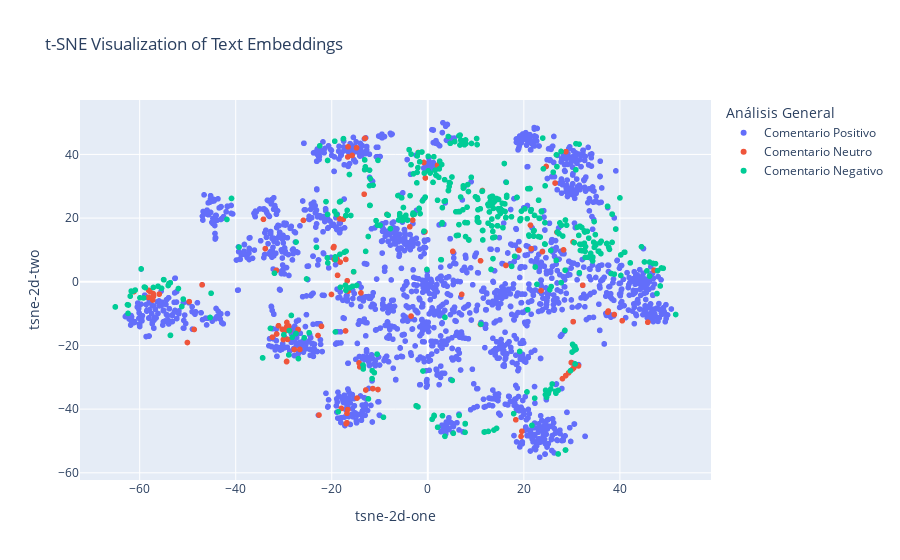

Notebook source saved alongside this figure:
### Code cell
# Agregar los componentes t-SNE al DataFrame
data['tsne-2d-one'] = embeddings_tsne[:, 0]
data['tsne-2d-two'] = embeddings_tsne[:, 1]

# Visualización interactiva con Plotly
fig = px.scatter(
    data,
    x='tsne-2d-one',
    y='tsne-2d-two',
    color='Análisis General',
    hover_data=['full_text_processed'],
    title='t-SNE Visualization of Text Embeddings'
)
fig.show()

### Figure 1 — Plotly figure (JSON) as saved in the notebook; plotly's stock layout.template omitted (floating-point values rounded to 4 significant figures; data arrays with more than 128 entries replaced by an {"elided": "..."} marker saying what was removed)
{"data": [{"customdata": {"elided": "2117x1 str values"}, "hovertemplate": "Análisis General=Comentario Positivo<br>tsne-2d-one=%{x}<br>tsne-2d-two=%{y}<br>full_text_processed=%{customdata[0]}<extra></extra>", "legendgroup": "Comentario Positivo", "marker": {"color": "#636efa", "symbol": "circle"}, "mode": "markers", "name": "Comentario Positivo", "showlegend": true, "type": "scattergl", "x": {"elided": "2117 float values"}, "xaxis": "x", "y": {"elided": "2117 float values"}, "yaxis": "y"}, {"customdata": [["@Jennihermoso https://t.co/8f91HmjS8a"], ["@Jennihermoso @Barca_Buzz English version?"], ["@XaviHern6_ @Jennihermoso https://t.co/Q1XSV9I9lc"], ["@Roldier @Jennihermoso pensaba que eras el reven y digo “coño que reformed está de repente” 😭"], ["@Jennihermoso Pensaba que estaba leyendo a @IreneMontero"], ["@Jennihermoso We werent in the MLS at 35 https://t.co/G9P1p48bdD"], ["@Jennihermoso Estos son los que se escandalizan por rubiales https://t.co/sBkbWD7vXj"], ["@Jennihermoso Hey, here is an English Translation for y'all What do you think about this? https://t.co/evz3j6oVCh"], ["@Jennihermoso English translation… https://t.co/2QQ6xnYHQ4"], ["@Jennihermoso https://t.co/fEY40M56sh"], ["@Jennihermoso Tienes que entrenar el lanzamiento de penalties. Lo lanzaste fatal.."], ["@Jennihermoso que opinas de mi once para esta jornada? https://t.co/1RExXdcaCq"], ["@SXTrece @Jennihermoso ¿Qué país?"], ["@Jennihermoso Prepárense para \"Joga Bonito\" x si no te Piqué sin Culé, Pero tengo mas hambre q el waka waka motakunka pa q después un distintivo en pantalones ni se disimule🫶❤️🔥🗿🧞♂️🌐"], ["@alexiaputellas @Jennihermoso 🫶"], ["@alexiaputellas @Jennihermoso Oye que de esto no habla o que, la cara tú💀 https://t.co/5BKNCxtskd"], ["@alexiaputellas @Jennihermoso Reúne a los vengadores y acaba con Thanos"], ["@alexiaputellas @Jennihermoso buenas alexia soy roncho"], ["@alexiaputellas @Jennihermoso https://t.co/KEGv5tTolm"], ["@Llourinho @alexiaputellas @Jennihermoso https://t.co/ZV5VuGP5ci"], ["@alexiaputellas @Jennihermoso Tebas and rubiales should resign today"], ["@alexiaputellas @Jennihermoso Dale ma' confía en mí Yo no soy tan malo como dicen No dejes que los hechos te aterroricen Deja que mis manos en tu espalda aterricen Que el olor de mis sábanas te hechice Que tu nivel haciéndolo Entre cuatro paredes divirtiéndonos Pide lo que quieras que esto no puede ser más… https://t.co/J1FZ4kIPJg"], ["@alexiaputellas @elandriuuu_ @Jennihermoso 🫶🏼"], ["@manuutinh0 @alexiaputellas @Jennihermoso https://t.co/IhILbKQkGm"], ["@alexiaputellas @Jennihermoso Madre"], ["@alexiaputellas @Jennihermoso Planificando el contraataque?"], ["@alexiaputellas @Jennihermoso https://t.co/zzQDqTBna3"], ["@alexiaputellas @Jennihermoso Rubiales aguantando por lo civil o lo criminal en su puesto: https://t.co/ZTkWQbmJqn"], ["@alexiaputellas @Jennihermoso HIJA ETERNA DE DON JORGE VILDA https://t.co/aU3IBZuEHI"], ["@alexiaputellas @Jennihermoso Es increible!"], ["@alexiaputellas @Jennihermoso @GaryLineker"], ["@alexiaputellas @Jennihermoso OjO a todos que aplauden. Mañana puede ser la nueva víctima que llevar a la hoguera."], ["@alexiaputellas @Jennihermoso Tengo un amigo que busca trabajo ya … https://t.co/GVlORry8J6"], ["@alexiaputellas @Jennihermoso PUES VALE"], ["@alexiaputellas @Jennihermoso https://t.co/QewkWSviNX"], ["@alexiaputellas @Jennihermoso Todo vale para hacer daño España"], ["@alexiaputellas @Jennihermoso S’ha acabat quina cosa? Deixareu la selecció espanyola totes les jugadores?"], ["@futpro_es @SEFutbolFem @Jennihermoso Entonces como explicas esto ?"], ["@futpro_es @jonathanmartinz @SEFutbolFem @Jennihermoso Ese #seacabo me hace pensar que no ha sido la primera vez."], ["@futpro_es @ainhoar7 @SEFutbolFem @Jennihermoso Pim pam! I ara el Barça com ho farà per fer un segon comunicat? O deixarà de ser 'més que un club'?"], ["@futpro_es @SEFutbolFem @Jennihermoso @cucadellum em sembla que, si bé el contingut és impecable, necessiten amb urgència els teus serveis. Molt fort l’estilogràfica plantada entre ambdós documents…"], ["@futpro_es @SEFutbolFem @Jennihermoso @JoanLaportaFCB quin audios tenen? silenci..els valors.. @enricmasip5 ufffff.."], ["@AitanaBonmati Piular en català també estaria bé i diries el mateix."], ["@AitanaBonmati @EsportudoW"], ["@AitanaBonmati Això vol dir que deixareu d'anar a la selecció mentre ell sigui president?"], ["@AitanaBonmati Hauries de renunciar a la selecció nyola avui mateix."], ["@AitanaBonmati @TOSLI13 Tenéis que dejar de ir todas a la selección y si vuestros compañeros tuvieran un poco de decencia, tendrían que hacer lo mismo"], ["@AitanaBonmati Ja no hi ha cap partit amb Espanya abans de la elecció de la pilota d'or soposo. Què opines del comunicat del teu club?"], ["@AitanaBonmati Lo que teneis que hacer es no jugar mas con la selección hasta que se resuelva"], ["@AitanaBonmati … ahora se entiende la razón de los mails"], ["@catacoll2001 @Jennihermoso catalina🫡"], ["@catacoll2001 @Jennihermoso 🫡🫡"], ["@catacoll2001 @Jennihermoso !!!!"], ["@catacoll2001 @laiamarques @Jennihermoso @JoanLaportaFCB Això,Joan,això."], ["@catacoll2001 @PoblaSanti @Jennihermoso Ho sou!"], ["@catacoll2001 @_alvarito_18 @Jennihermoso Y si seguis los pasos de @BorjaIglesias9 …"], ["@catacoll2001 @CarlosTuilla @Jennihermoso @chemapalacian"], ["@catacoll2001 @Itxi_Iri @Jennihermoso Eso es lo más triste de todo.."], ["@catacoll2001 @Jennihermoso Con Jenni o con la presión social?"], ["@catacoll2001 @Jennihermoso Tendríais que salir todas a decir que se acabó la selección como.ha hecho @BorjaIglesias9."], ["@catacoll2001 @Jennihermoso Pos feu lo mateix que Borja Iglesias"], ["@7olgacarmona @desselebrada @Jennihermoso cc @tortondo"], ["@ale_2572 ¿Me sigues solo para decirme cómo debo pensar o lo que puedo publicar? He escrito hoy un post. Y no, no tolero imposición alguna ni de tu parte ni de ningún ministro o ministra. He sido crítica con Montero cuando he debido y la he aplaudido cuando he considerado. Y lo soy también…"], ["@7olgacarmona @Jennihermoso goatga"], ["@7olgacarmona @Jennihermoso 🫡©️🫶🤍"], ["@7olgacarmona @Jennihermoso 🫡🤍💛"], ["@7olgacarmona @Jennihermoso 🥹🥹🥹❤️"], ["@7olgacarmona @Jennihermoso No jodas, que le han hecho?"], ["@7olgacarmona @Jennihermoso @Pun_freak"], ["@atheeneeaa_10 @Jennihermoso @SportyBetNG why can't I withdraw the money in my sportybet account??? Since yesterday I've been trying to withdraw but to no avail. please do something"], ["@atheeneeaa_10 @Jennihermoso Anyone knows who won the worldcup?"], ["@atheeneeaa_10 @Jennihermoso A ver si es verdad esta vez…"], ["@atheeneeaa_10 @Jennihermoso https://t.co/QFOcLul0iL"], ["@atheeneeaa_10 @pixelillo @Jennihermoso @BiancaAguilar14"], ["@atheeneeaa_10 @Stillmanator @Jennihermoso What is going on 🤯"], ["@atheeneeaa_10 @ceciliaencina @Jennihermoso Renunciar todas, por favor. Es lo mínimo que podéis hacer.."], ["@atheeneeaa_10 @Jennihermoso Eing"], ["@atheeneeaa_10 @Jennihermoso Quien es ?"], ["@atheeneeaa_10 @Jennihermoso https://t.co/3YCgHLMZJ1"], ["@atheeneeaa_10 @Jennihermoso ¿Ya no ?"], ["@atheeneeaa_10 @Jennihermoso Eh?"], ["@atheeneeaa_10 @TrainerExtreme @Jennihermoso Próxima convocatoria rechazarla como ha hecho @BorjaIglesias9"], ["@marisabelrr1 @Jennihermoso Dilo"], ["@marisabelrr1 @Jennihermoso @Sfmu10 aquí y @atheeneeaa_10 también se pronunció"], ["@marisabelrr1 @Jennihermoso Entra al Gran Canaria con su camiseta hoy!!! Sería muy top!"], ["@marisabelrr1 @Jennihermoso Perece que va ser mentira lo que dijo el calvo😂"], ["@marisabelrr1 @Jennihermoso Casillas presidente."], ["@marisabelrr1 @Jennihermoso Ya era hora"], ["@marisabelrr1 @laiacopa @Jennihermoso Espero que a partir de ahora actueis todas unidas. Solo asi ganareis"], ["@Irene_Paredes4 @PabloEchenique @Jennihermoso No"], ["@Irene_Paredes4 @totalBarca @Jennihermoso @tipcoineth $tip"], ["@SalmaParalluelo @Jennihermoso CC @tortondo"], ["@SalmaParalluelo @Jennihermoso I feed the pigeons, I sometimes feed the sparrows too, it gives me a sense of enormous wellbeing (Parklife!)"], ["@SalmaParalluelo @Jennihermoso #TebasDimisión"], ["@SalmaParalluelo @Jennihermoso No has firmado el comunicado???"], ["@SalmaParalluelo @Jennihermoso @ISxviii شوفييي استلميها بالله ههههههههههههههههه"], ["@AFerrer_10 @Jennihermoso Ojala lo hubierais echo en su momento como lo hicieron las 12 sin miedo a nada, pero a día de hoy ya no tenéis q tener miedo alzar la voz de una vez por todas por las q lo hicieron por las q intentaron luchar y no fueron y por vosotras"], ["@AFerrer_10 @Jennihermoso Estas en Albacete hoy hace mucho calor"], ["@AFerrer_10 @Jennihermoso Justicia, libertad de espresión y libertad."], ["@AFerrer_10 @Jennihermoso Madre mía"], ["@AFerrer_10 @Jennihermoso Estoy de acuerdo. Pero puestos a que se empañe vuestro mundial merecidísimo. Campeonas. Se tenia que hacer desde el segundo día. (Mínimo). Dicho eso disfruté del partido muchísimo. A por el siguirnte campeonato."], ["@AFerrer_10 @Yolanda_Diaz_ @Jennihermoso 💥Yolanda Díaz y su amigo Ramiro Santalices💥 Santahttps://youtu.be/s0EK2MdZjvQ?si=YwcdQs9VTAykraSm"], ["@AFerrer_10 @Jennihermoso ¿Donde?"], ["@AFerrer_10 @Yolanda_Diaz_ @Jennihermoso https://t.co/QjhzYGonqU"], ["@AFerrer_10 @Jennihermoso Qué ha dicho Rubiales de Jenni?"], ["@AFerrer_10 @Jennihermoso Muhammad Qasim has seen Prophet Muhammad SAW many times in his dreams. In Qasim's dreams Prophet Muhammad SAW has shared important messages for the Muslim ummah. Muhammad Qasim Dreams - Learn about these messages and their importance https://t.co/P41iTniDJf https://t.co/k3gnsGbo16"], ["@teresabelleira @Jennihermoso dile q misa q rondita de desbloqueos q podemos vivir todas en paz reconciliadas"], ["@teresabelleira @julia23cule @Jennihermoso @F_DeFreitas13"], ["@teresabelleira @Jennihermoso @RafaLouzan"], ["@teresabelleira @Jennihermoso Golpista?"], ["@teresabelleira @Jennihermoso ESTAS CON NOSOTROS, MANDA UNA FIRMA https://t.co/KAeWcIdQIz"], ["@teresabelleira @Yolanda_Diaz_ @Jennihermoso Petición a la Casa de S.M. el Rey para que retire el título de \"REAL\" a la RFEF Por #JenniHermoso, firma y RT, por favor. #SeAcabó https://t.co/p5OD2K4vye"], ["@IvanaAndresSanz @Jennihermoso Las mismas vibes que el Barcelona!"], ["@IvanaAndresSanz @Jennihermoso ahahahahhahaahah"], ["@IvanaAndresSanz @Jennihermoso Lo tardaste bien hija!"], ["@IvanaAndresSanz @Jennihermoso Ya entrados en gasto #VildaOut"], ["@mariona8co @Jennihermoso Creo que no mereció la pena…"], ["@mariona8co @Seve2021 @Jennihermoso 🤮 https://t.co/ofXjkLJxNC"], ["@mariona8co @Jennihermoso Deberíais filtrar todo lo que sabéis del Torrente Rubiales y el quebrantahuesos del Vilda. El mundo tiene que saberlo."], ["@claudiazornoza @Jennihermoso Ojalá se vaya este payaso de la @rfef"]], "hovertemplate": "Análisis General=Comentario Neutro<br>tsne-2d-one=%{x}<br>tsne-2d-two=%{y}<br>full_text_processed=%{customdata[0]}<extra></extra>", "legendgroup": "Comentario Neutro", "marker": {"color": "#EF553B", "symbol": "circle"}, "mode": "markers", "name": "Comentario Neutro", "showlegend": true, "type": "scattergl", "x": [-19.48, -19.54, -29.35, -13.25, 26.5, -17.07, 16.27, -19.67, -19.63, -19.03, 30.24, -18.24, -18.79, 10.98, -29.39, -30.32, -22.13, -30.08, -28.78, -28.95, 21.54, -31.09, -29.4, -29.4, -32.36, -22.86, -28.87, 23.85, -31.48, -27.8, -27.01, -26.64, -29.85, -29.2, -28.91, 7.06, 40.48, 47.12, 45.81, 37.47, 38.83, 37.59, 18.33, 19.58, 28.73, 29.32, 30.4, 28.04, 30.18, 19.41, -16.86, -17.0, -16.68, -11.45, -12.91, -14.73, -18.0, -22.65, -16.83, 31.38, -10.38, -16.67, 21.38, -16.61, -13.1, -13.06, -14.83, -12.83, -15.74, -57.19, -47.0, -49.67, -58.15, -57.27, -55.93, 29.88, -57.13, -58.12, -58.16, -61.19, -57.86, -50.06, -31.53, -48.65, -34.22, 11.37, 5.199, -33.84, -17.13, 24.64, 28.75, -3.153, -3.743, 18.99, -0.5988, -8.521, 10.97, -13.92, -20.06, -16.56, 23.59, -15.44, -16.94, -15.68, 26.88, -16.78, -25.9, -17.6, -18.37, -2.428, -3.494, 32.25, -0.5035, 2.034, -1.999, -0.8273, -14.32, -14.16, 30.28, 28.27], "xaxis": "x", "y": [7.041, 11.05, -12.77, 27.5, 31.01, 7.013, 5.116, 10.67, 10.69, 7.242, 12.51, 6.189, 2.026, 6.591, -25.03, -14.9, -14.0, -18.14, -15.4, -13.89, 10.37, -13.81, -25.09, -14.15, -17.4, -16.88, -15.33, 9.449, -16.4, -21.27, -14.99, -21.26, -15.63, -18.1, -15.24, -3.958, -12.24, 3.644, -12.72, -9.569, -10.29, -9.193, -43.35, -46.95, -29.48, -28.61, -27.05, -30.43, -27.4, -48.58, -44.27, -44.58, -40.16, -33.55, -34.0, -36.53, -39.79, -41.86, -41.31, -26.44, -33.84, 39.21, 17.77, 42.38, 45.06, 45.09, 42.07, 35.37, 39.68, -3.738, -0.9683, -6.247, -4.871, -5.726, -3.889, -25.37, -4.571, -2.703, -4.917, -3.099, -3.023, -19.08, 3.58, -14.98, 19.62, 28.67, 9.561, 10.41, -15.45, 36.22, 40.88, 19.36, 17.27, 9.888, 15.7, 21.17, -13.4, -3.487, -3.986, -2.92, -2.765, 3.111, -2.051, -1.42, 15.57, 0.3208, 19.3, 19.63, 19.79, -38.97, -10.79, -1.094, 32.6, 36.62, 40.59, 37.47, -25.5, -26.73, -12.53, 10.02], "yaxis": "y"}, {"customdata": {"elided": "435x1 str values"}, "hovertemplate": "Análisis General=Comentario Negativo<br>tsne-2d-one=%{x}<br>tsne-2d-two=%{y}<br>full_text_processed=%{customdata[0]}<extra></extra>", "legendgroup": "Comentario Negativo", "marker": {"color": "#00cc96", "symbol": "circle"}, "mode": "markers", "name": "Comentario Negativo", "showlegend": true, "type": "scattergl", "x": {"elided": "435 float values"}, "xaxis": "x", "y": {"elided": "435 float values"}, "yaxis": "y"}], "layout": {"legend": {"title": {"text": "Análisis General"}, "tracegroupgap": 0}, "title": {"text": "t-SNE Visualization of Text Embeddings"}, "xaxis": {"anchor": "y", "domain": [0, 1], "title": {"text": "tsne-2d-one"}}, "yaxis": {"anchor": "x", "domain": [0, 1], "title": {"text": "tsne-2d-two"}}}}
